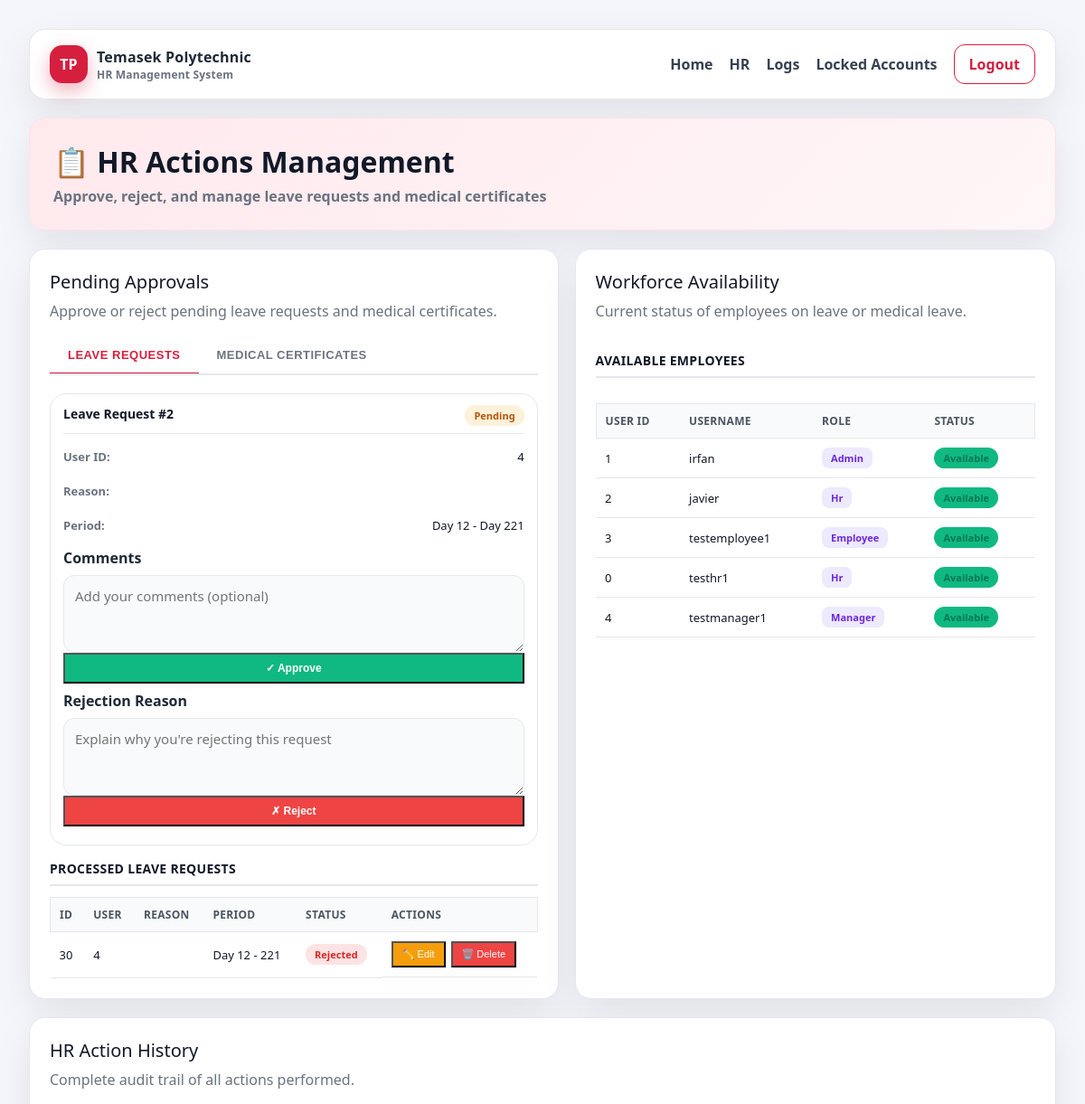
The page /pages/Javier/hr_actions_management.php (signed in, upper part) on the database as committed earlier.
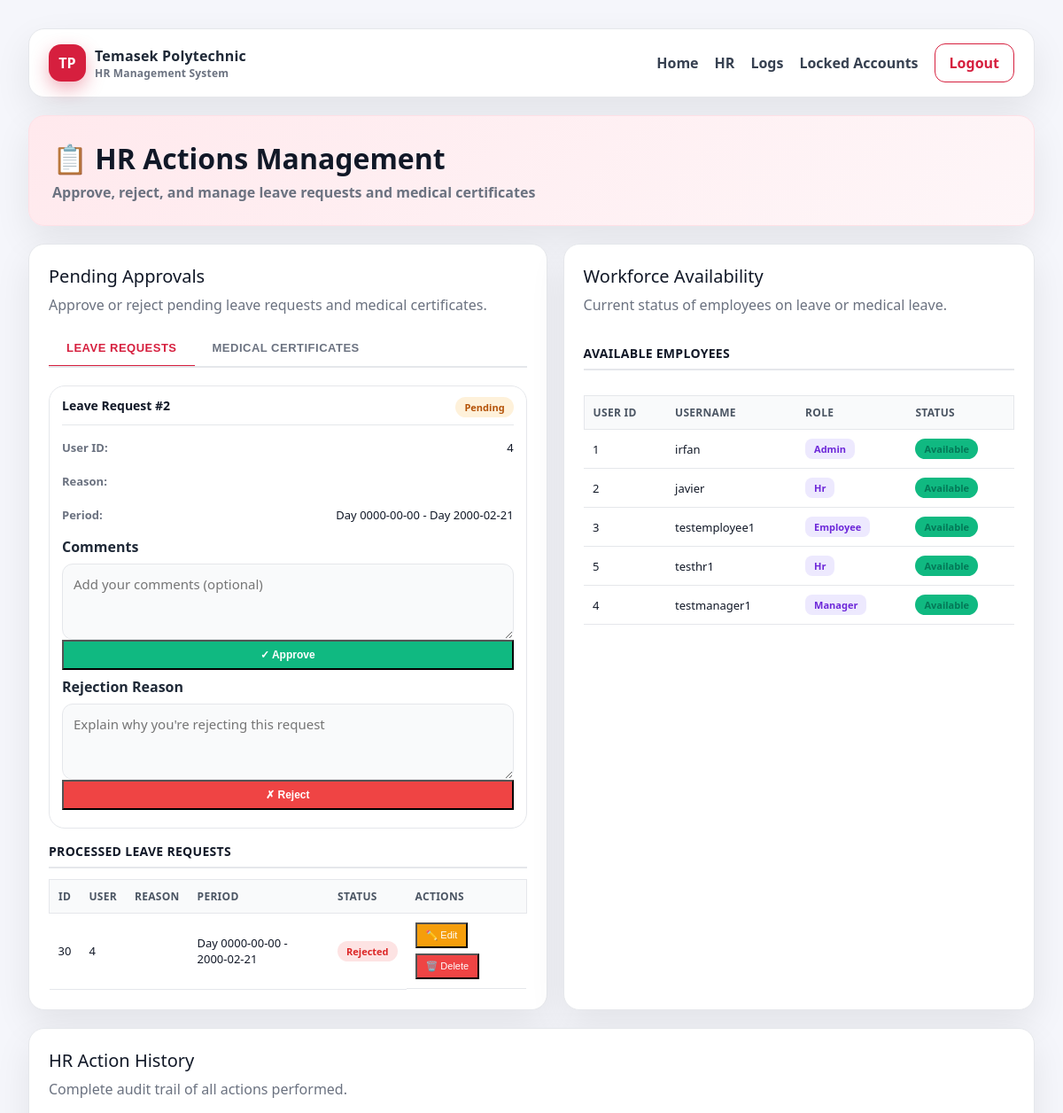
The same page on the database as committed later.
### tables this page shows
CREATE TABLE `leave_requests` (
  `leave_id` int(11) NOT NULL,
  `user_id` int(11) NOT NULL,
  `leave_type` varchar(50) NOT NULL,
  `start_date` date NOT NULL,
  `end_date` date NOT NULL,
  `reason` text DEFAULT NULL,
  `status` enum('approved','rejected','unapproved') NOT NULL DEFAULT 'unapproved',
  `submitted_at` timestamp NOT NULL DEFAULT current_timestamp(),
  `approved_at` timestamp NULL DEFAULT NULL
);

CREATE TABLE `users` (
  `user_id` int(11) NOT NULL,
  `username` varchar(50) NOT NULL,
  `password_hash` varchar(255) NOT NULL,
  `email` varchar(100) NOT NULL,
  `role` enum('admin','manager','employee','hr') NOT NULL DEFAULT 'employee',
  `status` enum('active','inactive','suspended') NOT NULL DEFAULT 'active',
  `created_at` timestamp NOT NULL DEFAULT current_timestamp(),
  `updated_at` timestamp NOT NULL DEFAULT current_timestamp() ON UPDATE current_timestamp()
);

### pages/Javier/hr_actions.php (called while the page is built, shortened)
<?php
function getLeaveRequests($conn) {
    $sql = "SELECT * FROM leave_requests";
    $result = $conn->query($sql);
    return $result->fetch_all(MYSQLI_ASSOC);
}
function getWorkforceAvailability($conn) {
    $stmt = $conn->prepare("
        SELECT
            u.user_id,
            u.username,
            u.role,
            CASE
                WHEN lr.leave_id IS NOT NULL THEN 'absent'
                WHEN mc.mc_id IS NOT NULL THEN 'absent'
                ELSE 'available'
            END as status,
            CASE
                WHEN lr.leave_id IS NOT NULL THEN 'leave'
                WHEN mc.mc_id IS NOT NULL THEN 'mc'
                ELSE NULL
            END as absence_type,
            COALESCE(lr.end_date, mc.end_date) as end_date
        FROM users u
        LEFT JOIN leave_requests lr ON u.user_id = lr.user_id AND lr.status = 'approved'
        LEFT JOIN mc_records mc ON u.user_id = mc.user_id AND mc.verification_status = 'approved'
        ORDER BY u.username ASC
    ");
    if ($stmt->execute()) {
        $result = $stmt->get_result();
        $availability = [];
        while ($row = $result->fetch_assoc()) {
            $availability[] = $row;
        }
        return ['success' => true, 'data' => $availability];
    } else {
        return ['success' => false, 'error' => $stmt->error];
    }
}
?>

### pages/Javier/hr_actions_management.php (the view, shortened to what the changed rows need)
<?php
require_once 'hr_actions.php';
$leave_requests = getLeaveRequests($conn);
$workforce_result = getWorkforceAvailability($conn);
$workforce_availability = $workforce_result['success'] ? $workforce_result['data'] : [];
?>
<!DOCTYPE html>
<html lang="en">
<head>
    <link rel="stylesheet" href="hr_actions.css">
</head>
<body>
    <div class="shell">
        <div class="hero">
            <h1>📋 HR Actions Management</h1>
        </div>
        <div class="grid">
            <div class="card">
                <div id="leave" class="tab-content active">
                    <?php
                    $pending_leaves = array_filter($leave_requests, function($leave) {
                        return $leave['status'] === 'unapproved';
                    });
                    ?>
                <?php if (count($pending_leaves) > 0): ?>
                    <div class="records-grid">
                        <?php foreach ($pending_leaves as $leave): ?>
                            <div class="record-card">
                                <div class="record-header">
                                    <h3>Leave Request #<?php echo $leave['leave_id']; ?></h3>
                                    <span class="status-badge status-unapproved">Pending</span>
                                </div>
                                <div class="record-details">
                                    <div class="detail-row">
                                        <span class="label">User ID:</span>
                                        <span><?php echo $leave['user_id']; ?></span>
                                    </div>
                                    <div class="detail-row">
                                        <span class="label">Reason:</span>
                                    </div>
                                    <div class="detail-row">
                                        <span class="label">Period:</span>
                                        <span>Day <?php echo $leave['start_date']; ?> - Day <?php echo $leave['end_date']; ?></span>
                                    </div>
                                </div>
                                <form method="POST" class="action-form">
                                    <div class="form-group">
                                        <label for="comment_<?php echo $leave['leave_id']; ?>">Comments</label>
                                        <textarea id="comment_<?php echo $leave['leave_id']; ?>"
                                                  name="comment"
                                                  placeholder="Add your comments (optional)"
                                                  rows="3"></textarea>
                                    </div>
                                    <div class="action-buttons">
                                        <button type="submit" class="btn-success">✓ Approve</button>
                                    </div>
                                </form>
                                <form method="POST" class="action-form">
                                    <div class="form-group">
                                        <label for="comment_reject_<?php echo $leave['leave_id']; ?>">Rejection Reason</label>
                                        <textarea id="comment_reject_<?php echo $leave['leave_id']; ?>"
                                                  name="comment"
                                                  placeholder="Explain why you're rejecting this request"
                                                  rows="3"></textarea>
                                    </div>
                                    <div class="action-buttons">
                                        <button type="submit" class="btn-danger">✗ Reject</button>
                                    </div>
                                </form>
                            </div>
                        <?php endforeach; ?>
                    </div>
                <?php else: ?>
                    <div class="no-records">
                        <p>✓ No pending leave requests at the moment.</p>
                    </div>
                <?php endif; ?>
                <?php
                $processed_leaves = array_filter($leave_requests, function($leave) {
                    return $leave['status'] !== 'unapproved';
                });
                ?>
                <?php if (count($processed_leaves) > 0): ?>
                    <table class="history-table">
                        <thead>
                            <tr>
                                <th>ID</th>
                                <th>User</th>
                                <th>Reason</th>
                                <th>Period</th>
                                <th>Status</th>
                                <th>Actions</th>
                            </tr>
                        </thead>
                        <tbody>
                            <?php foreach ($processed_leaves as $leave): ?>
                                <tr>
                                    <td><?php echo $leave['leave_id']; ?></td>
                                    <td><?php echo $leave['user_id']; ?></td>
                                    <td><?php echo htmlspecialchars($leave['reason']); ?></td>
                                    <td>Day <?php echo $leave['start_date']; ?> - <?php echo $leave['end_date']; ?></td>
                                    <td><span class="status-badge status-<?php echo $leave['status']; ?>"><?php echo ucfirst($leave['status']); ?></span></td>
                                    <td class="action-cell">
                                        <button type="button" class="btn-small btn-warning" onclick="openEditLeaveModal(<?php echo $leave['leave_id']; ?>, '<?php echo htmlspecialchars($leave['reason']); ?>', '<?php echo $leave['status']; ?>')">✏️ Edit</button>
                                        <form method="POST" style="display:inline;" onsubmit="return confirm('Delete this leave request? This action cannot be undone.');">
                                            <button type="submit" class="btn-small btn-danger">🗑️ Delete</button>
                                        </form>
                                    </td>
                                </tr>
                            <?php endforeach; ?>
                        </tbody>
                    </table>
                <?php else: ?>
                    <p style="text-align: center; color: #999; padding: 20px;">No processed leave requests.</p>
                <?php endif; ?>
                </div>
            </div>
            <div class="card">
                <?php if (count($workforce_availability) > 0): ?>
                    <?php
                        $available_employees = array_filter($workforce_availability, function($emp) {
                            return $emp['status'] === 'available';
                        });
                    ?>
                    <?php if (count($available_employees) > 0): ?>
                        <table class="availability-table">
                            <thead>
                                <tr>
                                    <th>User ID</th>
                                    <th>Username</th>
                                    <th>Role</th>
                                    <th>Status</th>
                                </tr>
                            </thead>
                            <tbody>
                                <?php foreach ($available_employees as $employee): ?>
                                    <tr class="availability-row availability-available">
                                        <td><?php echo $employee['user_id']; ?></td>
                                        <td><?php echo htmlspecialchars($employee['username']); ?></td>
                                        <td><span class="role-badge"><?php echo ucfirst($employee['role']); ?></span></td>
                                        <td>
                                            <span class="status-badge-availability status-available">
                                                Available
                                            </span>
                                        </td>
                                    </tr>
                                <?php endforeach; ?>
                            </tbody>
                        </table>
                    <?php endif; ?>
                <?php else: ?>
                    <div class="empty">No workforce data available.</div>
                <?php endif; ?>
            </div>
        </div>
        </div>
</body>
</html>

Rows that differ between the two databases and show on the page:
removed users: user_id "0", username "testhr1", role "Hr"
changed leave_requests "Add your comments (optional)": start_date "12" → "0000-00-00"; end_date "221" → "2000-02-21"
changed leave_requests "Rejected": start_date "12" → "0000-00-00"; end_date "221" → "2000-02-21"
added users: user_id "5", username "testhr1", role "Hr"
